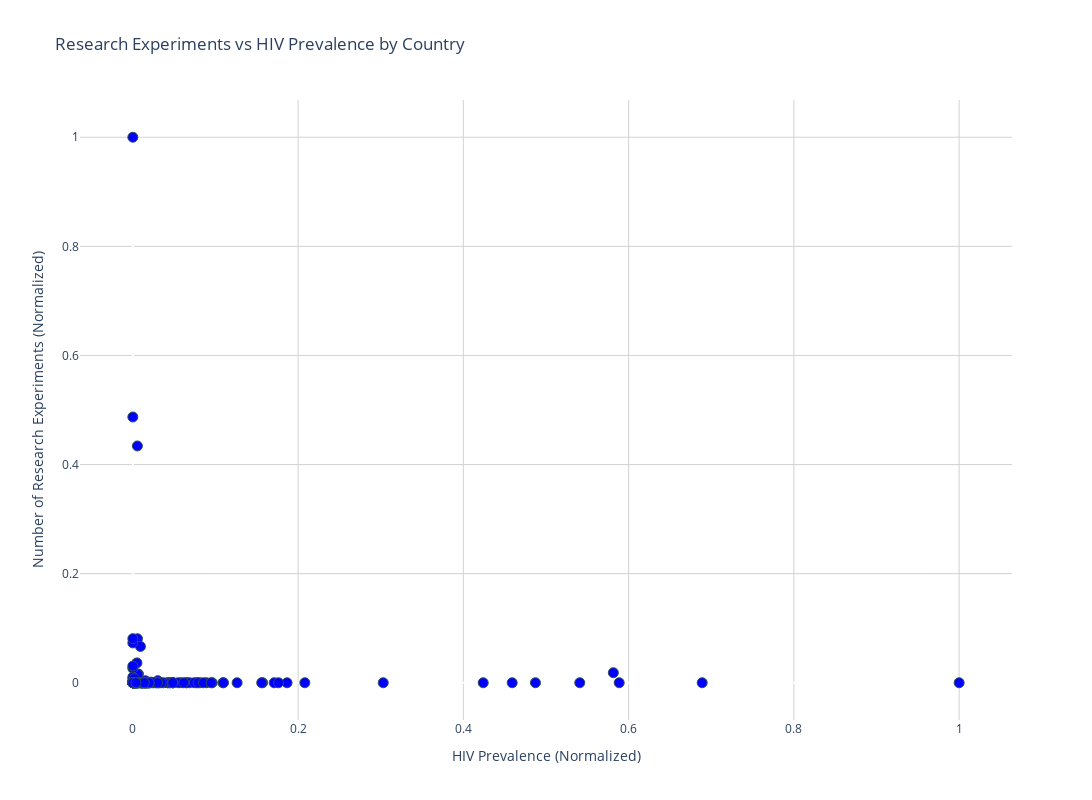
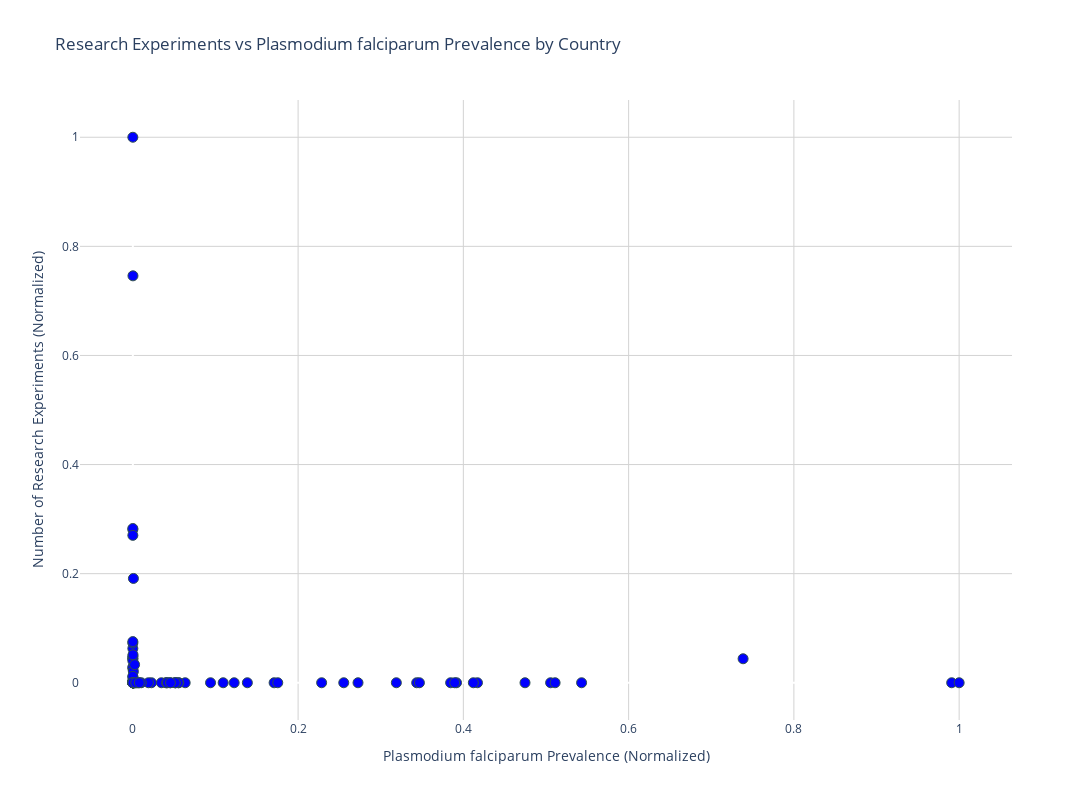
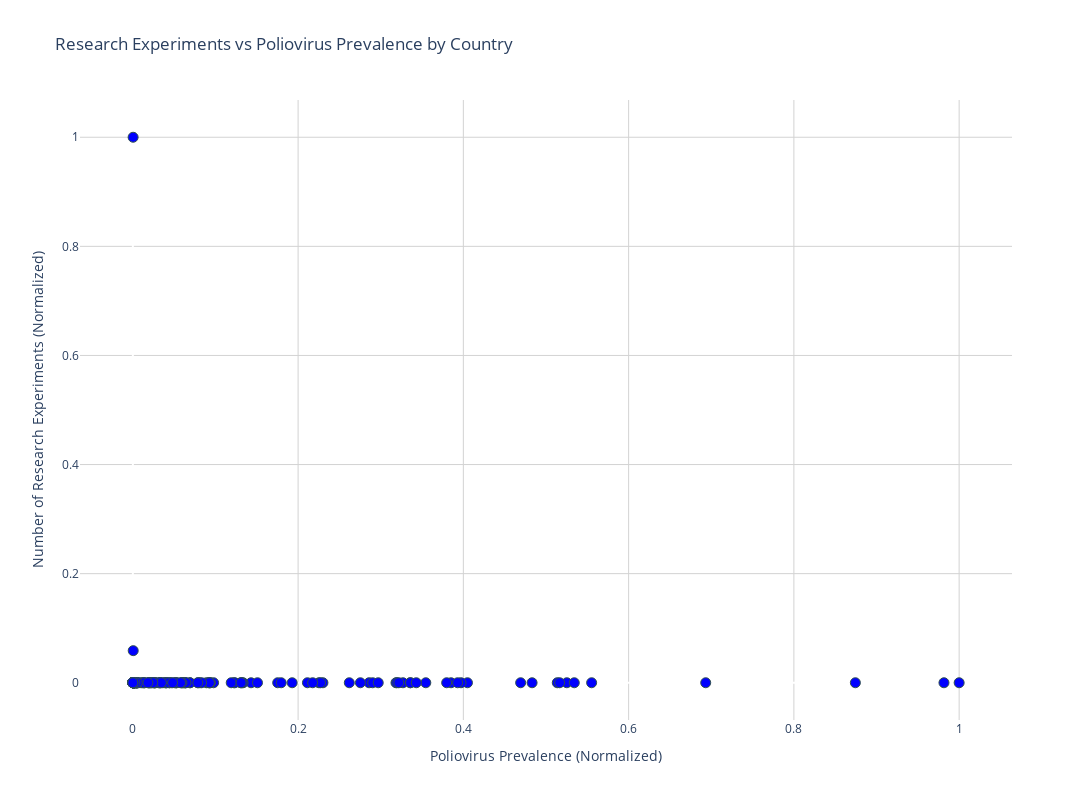
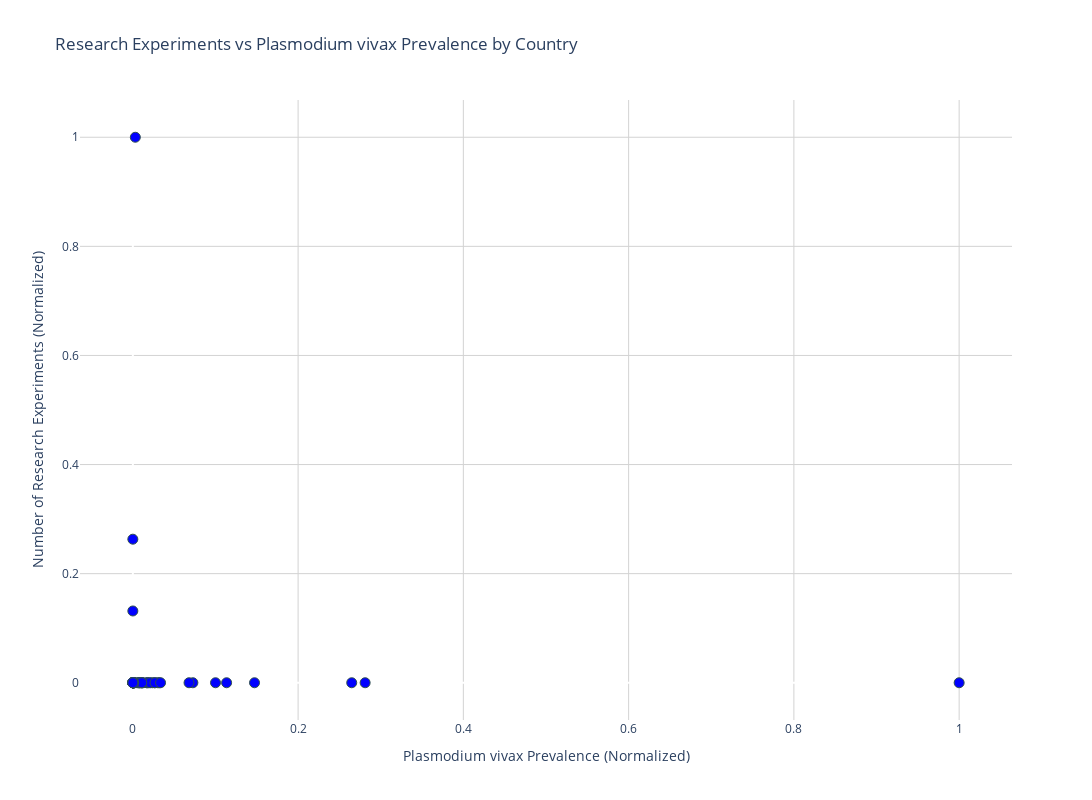

Notebook source saved alongside these figures, in order:
### Code cell
plot_prevalence_wrt_research(dx)

### Figure 1 — Plotly figure (JSON) as saved in the notebook; plotly's stock layout.template omitted (floating-point values rounded to 4 significant figures; data arrays with more than 128 entries replaced by an {"elided": "..."} marker saying what was removed)
{"data": [{"hovertemplate": "<b>%{hovertext}</b><br><br>HIV Prevalence (Normalized)=%{x:.2f}<br>Number of Research Experiments (Normalized)=%{y:.2f}<extra></extra>", "hovertext": {"elided": "181 str values"}, "legendgroup": "", "marker": {"color": "blue", "line": {"color": "DarkSlateGrey", "width": 1}, "size": 10, "symbol": "circle"}, "mode": "markers", "name": "", "orientation": "v", "showlegend": false, "type": "scatter", "x": {"elided": "181 float values"}, "xaxis": "x", "y": {"elided": "181 float values"}, "yaxis": "y"}], "layout": {"height": 800, "legend": {"tracegroupgap": 0}, "plot_bgcolor": "white", "title": {"text": "Research Experiments vs HIV Prevalence by Country"}, "width": 1200, "xaxis": {"anchor": "y", "domain": [0, 1], "gridcolor": "lightgray", "gridwidth": 1, "showgrid": true, "title": {"text": "HIV Prevalence (Normalized)"}}, "yaxis": {"anchor": "x", "domain": [0, 1], "gridcolor": "lightgray", "gridwidth": 1, "showgrid": true, "title": {"text": "Number of Research Experiments (Normalized)"}}}}

### Figure 2 — Plotly figure (JSON) as saved in the notebook; plotly's stock layout.template omitted (floating-point values rounded to 4 significant figures)
{"data": [{"hovertemplate": "<b>%{hovertext}</b><br><br>Plasmodium falciparum Prevalence (Normalized)=%{x:.2f}<br>Number of Research Experiments (Normalized)=%{y:.2f}<extra></extra>", "hovertext": ["AFG", "ARG", "ARM", "AUS", "BDI", "BEL", "BEN", "BFA", "BGD", "BLZ", "BOL", "BRA", "BTN", "BWA", "CAF", "CAN", "CHE", "CHN", "CIV", "CMR", "COD", "COG", "COL", "COM", "CPV", "CRI", "DEU", "DOM", "ECU", "ESP", "ETH", "FRA", "GAB", "GBR", "GEO", "GHA", "GIN", "GMB", "GNB", "GNQ", "GTM", "GUY", "HND", "IDN", "IND", "IRN", "ITA", "JPN", "KEN", "KGZ", "KHM", "KOR", "LAO", "LBR", "LKA", "MDG", "MLI", "MMR", "MOZ", "MWI", "MYS", "NAM", "NER", "NGA", "NIC", "NPL", "NZL", "PAK", "PAN", "PER", "PHL", "PNG", "PRK", "PRT", "RWA", "SAU", "SDN", "SEN", "SGP", "SLB", "SLE", "STP", "SUR", "SWE", "SWZ", "TCD", "TGO", "THA", "TJK", "TLS", "TUR", "TZA", "UGA", "USA", "UZB", "VEN", "VNM", "VUT", "YEM", "ZAF", "ZMB", "ZWE"], "legendgroup": "", "marker": {"color": "blue", "line": {"color": "DarkSlateGrey", "width": 1}, "size": 10, "symbol": "circle"}, "mode": "markers", "name": "", "orientation": "v", "showlegend": false, "type": "scatter", "x": [0.0002388, 0, 0, 0, 0.991, 0, 0.3435, 1, 0.0002934, 1.42e-06, 6.236e-05, 0.0002126, 5.952e-05, 0.0006255, 0.4746, 0, 0, 1.487e-07, 0.3917, 0.171, 0.5431, 0.04516, 0.00101, 0.04008, 0.0001736, 3.229e-06, 0, 0.0001556, 2.795e-05, 0, 0.02253, 0, 0.05186, 0, 0, 0.2725, 0.1754, 0.1386, 0.1226, 0.06332, 3.28e-06, 0.01891, 0.0001337, 0.001129, 0.0006966, 9.27e-07, 0, 0, 0.1093, 0, 0.001175, 0, 0.003846, 0.3846, 9.191e-08, 0.05565, 0.3468, 0.005574, 0.5056, 0.511, 2.08e-05, 0.01021, 0.3189, 0.09402, 0.0007588, 7.399e-06, 0, 0.0006473, 4.193e-06, 0.0004511, 9.557e-05, 0.03457, 0, 0, 0.2552, 5.088e-06, 0.04076, 0.05499, 0, 0.05091, 0.4171, 0.04177, 0.0004717, 0, 0.0004715, 0.2285, 0.4121, 0.0001319, 1.93e-07, 0.006957, 0, 0.05131, 0.3895, 0, 0, 0.002076, 0.0001152, 0.003455, 0.007845, 0.0002355, 0.7385, 0.04551], "xaxis": "x", "y": [0, 0, 0, 0.06284, 0, 0.01077, 0, 0, 0, 0, 0, 0.004488, 0, 0, 0, 0.02603, 0.04488, 0.04399, 0, 0, 0, 0, 0, 0, 0, 0, 0.02873, 0, 0, 0.04847, 0, 0.07271, 0, 0.281, 0, 0, 0, 0, 0, 0, 0, 0, 0, 0, 0.1912, 0, 0.2828, 0.0754, 0, 0, 0, 0, 0, 0, 0, 0, 0, 0, 0, 0, 0.0008977, 0, 0, 0, 0, 0, 0.003591, 0.02065, 0, 0, 0, 0, 0, 0.04039, 0, 0, 0, 0, 0.01167, 0, 0, 0, 0, 0.2702, 0, 0, 0, 0.746, 0, 0, 0, 0, 0, 1, 0, 0.03321, 0, 0, 0, 0.05117, 0.04399, 0], "yaxis": "y"}], "layout": {"height": 800, "legend": {"tracegroupgap": 0}, "plot_bgcolor": "white", "title": {"text": "Research Experiments vs Plasmodium falciparum Prevalence by Country"}, "width": 1200, "xaxis": {"anchor": "y", "domain": [0, 1], "gridcolor": "lightgray", "gridwidth": 1, "showgrid": true, "title": {"text": "Plasmodium falciparum Prevalence (Normalized)"}}, "yaxis": {"anchor": "x", "domain": [0, 1], "gridcolor": "lightgray", "gridwidth": 1, "showgrid": true, "title": {"text": "Number of Research Experiments (Normalized)"}}}}

### Figure 3 — Plotly figure (JSON) as saved in the notebook; plotly's stock layout.template omitted (floating-point values rounded to 4 significant figures; data arrays with more than 128 entries replaced by an {"elided": "..."} marker saying what was removed)
{"data": [{"hovertemplate": "<b>%{hovertext}</b><br><br>Poliovirus Prevalence (Normalized)=%{x:.2f}<br>Number of Research Experiments (Normalized)=%{y:.2f}<extra></extra>", "hovertext": {"elided": "181 str values"}, "legendgroup": "", "marker": {"color": "blue", "line": {"color": "DarkSlateGrey", "width": 1}, "size": 10, "symbol": "circle"}, "mode": "markers", "name": "", "orientation": "v", "showlegend": false, "type": "scatter", "x": {"elided": "181 float values"}, "xaxis": "x", "y": {"elided": "181 float values"}, "yaxis": "y"}], "layout": {"height": 800, "legend": {"tracegroupgap": 0}, "plot_bgcolor": "white", "title": {"text": "Research Experiments vs Poliovirus Prevalence by Country"}, "width": 1200, "xaxis": {"anchor": "y", "domain": [0, 1], "gridcolor": "lightgray", "gridwidth": 1, "showgrid": true, "title": {"text": "Poliovirus Prevalence (Normalized)"}}, "yaxis": {"anchor": "x", "domain": [0, 1], "gridcolor": "lightgray", "gridwidth": 1, "showgrid": true, "title": {"text": "Number of Research Experiments (Normalized)"}}}}

### Figure 4 — Plotly figure (JSON) as saved in the notebook; plotly's stock layout.template omitted (floating-point values rounded to 4 significant figures)
{"data": [{"hovertemplate": "<b>%{hovertext}</b><br><br>Plasmodium vivax Prevalence (Normalized)=%{x:.2f}<br>Number of Research Experiments (Normalized)=%{y:.2f}<extra></extra>", "hovertext": ["AFG", "ARG", "ARM", "AZE", "BGD", "BLZ", "BOL", "BRA", "BTN", "CHN", "COL", "COM", "CRI", "DOM", "ECU", "ETH", "GAB", "GEO", "GTM", "GUY", "HND", "IDN", "IND", "IRN", "KGZ", "KHM", "KOR", "LAO", "LKA", "MDG", "MEX", "MMR", "MYS", "NAM", "NIC", "NPL", "PAK", "PAN", "PER", "PHL", "PNG", "PRK", "PRY", "SAU", "SDN", "SLB", "SLV", "STP", "SUR", "SWE", "THA", "TJK", "TLS", "TUR", "TZA", "UGA", "USA", "UZB", "VEN", "VNM", "VUT", "YEM", "ZAF", "ZWE"], "legendgroup": "", "marker": {"color": "blue", "line": {"color": "DarkSlateGrey", "width": 1}, "size": 10, "symbol": "circle"}, "mode": "markers", "name": "", "orientation": "v", "showlegend": false, "type": "scatter", "x": [0.07264, 7.905e-06, 0, 1.416e-05, 0.0004076, 0.002084, 0.01743, 0.01915, 0.001396, 7.182e-06, 0.01682, 0.0122, 0.0002603, 4.597e-06, 0.001496, 0.1472, 0.01091, 0, 0.007248, 0.2811, 0.01001, 0.01154, 0.007277, 0.0001385, 1.167e-06, 0.0236, 0.0002337, 0.03031, 9.809e-05, 0.0002787, 0.0001448, 0.02635, 0.00027, 5.996e-05, 0.0211, 0.0006217, 0.03201, 0.005402, 0.0268, 0.0002921, 0.2649, 0.008616, 3.712e-05, 3.048e-06, 0.068, 1, 2.211e-05, 0.0006898, 0.008612, 0, 0.003002, 7.63e-05, 0.03351, 0, 3.053e-06, 0.0108, 0, 2.268e-07, 0.1135, 0.001024, 0.1, 0.0008182, 2.731e-06, 0], "xaxis": "x", "y": [0, 0, 0, 0, 0, 0, 0, 0, 0, 0, 0, 0, 0, 0, 0, 0, 0, 0, 0, 0, 0, 0, 0, 0, 0, 0, 0, 0, 0, 0, 0, 0, 0, 0, 0, 0, 0, 0, 0, 0, 0, 0, 0, 0, 0, 0, 0, 0, 0, 0.2632, 1, 0, 0, 0, 0, 0, 0.1316, 0, 0, 0, 0, 0, 0, 0], "yaxis": "y"}], "layout": {"height": 800, "legend": {"tracegroupgap": 0}, "plot_bgcolor": "white", "title": {"text": "Research Experiments vs Plasmodium vivax Prevalence by Country"}, "width": 1200, "xaxis": {"anchor": "y", "domain": [0, 1], "gridcolor": "lightgray", "gridwidth": 1, "showgrid": true, "title": {"text": "Plasmodium vivax Prevalence (Normalized)"}}, "yaxis": {"anchor": "x", "domain": [0, 1], "gridcolor": "lightgray", "gridwidth": 1, "showgrid": true, "title": {"text": "Number of Research Experiments (Normalized)"}}}}
